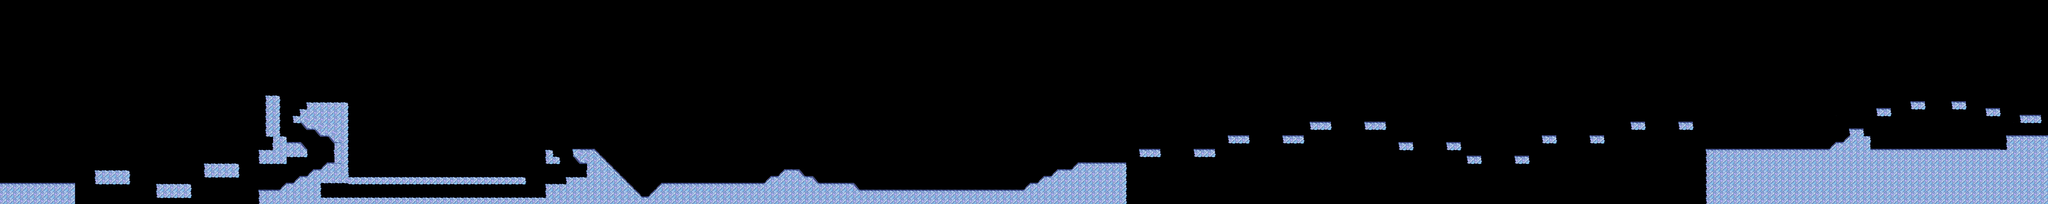

A level layout from a 2D game, rendered from its tile map. Below: a short description, then the map file with tile-grid data replaced by summaries:
An orthogonal 300x30 tile map with 72x72 px tiles, 1 tile layer (layer_1), 2 tilesets and 45 objects.

<map version="1.0" tiledversion="2018.05.24" orientation="orthogonal" renderorder="right-down" width="300" height="30" tilewidth="72" tileheight="72" infinite="0" nextlayerid="5" nextobjectid="63">
 <tileset firstgid="1" name="spacecraft_tileset" tilewidth="72" tileheight="72" tilecount="140" columns="14">
  <image source="spacecraft_tileset.png" width="1024" height="768" />
 </tileset>
 <tileset firstgid="141" name="forest_tileset" tilewidth="72" tileheight="72" tilecount="140" columns="14">
  <image source="../levelOne/forest_tileset.png" width="1024" height="768" />
 </tileset>
 <layer id="3" name="layer_1" width="300" height="30">
  <data>[9000 cells, 1580 non-empty, 56 distinct tile ids]</data>
 </layer>
 <objectgroup id="4" name="boss_bound_layer">
  <object id="62" x="19224" y="-2" width="72" height="1624" />
 </objectgroup>
 <objectgroup id="2" name="collision_layer">
  <object id="1" x="7201" y="1937" width="861" height="223" />
  <object id="2" x="8061" y="1938">
   <polygon points="0,0 73,-73 146,-73 216,-148 362,-146 426,-75 505,-75 574,-1 938,-2 939,225 -1,226" />
  </object>
  <object id="3" x="8996" y="1936">
   <polygon points="0,0 70,74 70,265 4,235" />
  </object>
  <object id="6" x="9060" y="2008" width="1740" height="154" />
  <object id="8" x="12021.3" y="1585.33" width="218.667" height="72" />
  <object id="9" x="12597.3" y="1584" width="220" height="73.3333" />
  <object id="10" x="12964" y="1441.33" width="212" height="73.3333" />
  <object id="11" x="13534.7" y="1442.67" width="218.667" height="65.3333" />
  <object id="12" x="13821.3" y="1298.67" width="220" height="65.3333" />
  <object id="13" x="14402.7" y="1290.67" width="213.333" height="74.6667" />
  <object id="14" x="14758.7" y="1512" width="148" height="74.6667" />
  <object id="15" x="15265.3" y="1513.33" width="140" height="66.6667" />
  <object id="16" x="15484" y="1660" width="140" height="70.6667" />
  <object id="17" x="15981.3" y="1654.67" width="149.333" height="70.6667" />
  <object id="18" x="16272" y="1444" width="141.333" height="64" />
  <object id="19" x="16774.7" y="1445.33" />
  <object id="20" x="16781.3" y="1440" width="137.333" height="76" />
  <object id="21" x="17206.7" y="1296" width="145.333" height="76" />
  <object id="22" x="17713.3" y="1300" width="141.333" height="68" />
  <object id="36" x="17994" y="1577.33" width="3604" height="580.667" />
  <object id="37" x="21158" y="1433" width="441" height="147" />
  <object id="38" x="21305" y="1219.33" width="223" height="80" />
  <object id="39" x="20586.7" y="1074" width="148.333" height="80" />
  <object id="40" x="20155" y="1073.67" width="147.667" height="77" />
  <object id="41" x="19795" y="1146.33" width="149" height="80" />
  <object id="43" x="19290" y="1583">
   <polygon points="0,0 75,-79 152,-79 218,-150 434,-150 437,-2" />
  </object>
  <object id="44" x="19508" y="1361" width="145" height="78" />
  <object id="45" x="20941.3" y="1144" width="157.333" height="80" />
  <object id="46" x="-2" y="1936" width="790" height="222" />
  <object id="47" x="1004" y="1804" width="363" height="142" />
  <object id="48" x="1650" y="1947" width="367" height="146" />
  <object id="49" x="2157" y="1736" width="363" height="138" />
  <object id="50" x="3020.33" y="1937.33" width="361" height="221.333" />
  <object id="51" x="2805.33" y="1010.67" width="145.333" height="432" />
  <object id="52" x="2879.33" y="1441.33">
   <polygon points="0,0 -0.666667,148 -150,147.333 -149.333,283.333 142,287.333 143.333,214 360,216 360,140.667 290,62 142.667,61.3333 144,2 72,0" />
  </object>
  <object id="53" x="3095" y="1299">
   <polygon points="0,0 0,-76 72,-73 73,-147 144,-144 145,-216 573,-217 574,570 574,643 291,640 0,640 70,566 145,566 214,491 291,491 357,422 433,421 434,217 363,144 288.5,146 223,75 143.5,75 73.5,-2" />
  </object>
  <object id="54" x="3379.5" y="2090" width="2379.5" height="69" />
  <object id="55" x="3669.25" y="1876.5" width="1873.75" height="66.25" />
  <object id="56" x="5756" y="1587.5">
   <polygon points="0,0 0,141.5 148,141.5 148,72 73,69.5 72.5,0.5" />
  </object>
  <object id="57" x="5760" y="1946" width="214" height="214" />
  <object id="58" x="5973" y="1874" width="219" height="287" />
  <object id="59" x="6039.33" y="1578">
   <polygon points="0,0 6.66667,78 78,154.667 152.667,156 152,298.667 152.667,583.333 1161.67,582.5 1161.17,359 940.167,358.5 801.167,501.5 727.667,502.5 227.167,-3 0.166667,-4" />
  </object>
  <object id="60" x="10799" y="2009">
   <polygon points="0,0 68.5,-75 145.5,-74.5 212,-146.5 289.5,-147 355.5,-218 506,-217.5 573,-290 1077,-288 1076.5,150.5 -0.5,152" />
  </object>
  <object id="61" x="3018.67" y="1936.67">
   <polygon points="0,0 2,223.333 -286,223.333 -288.667,71.3333 -67.3333,71.3333" />
  </object>
 </objectgroup>
</map>